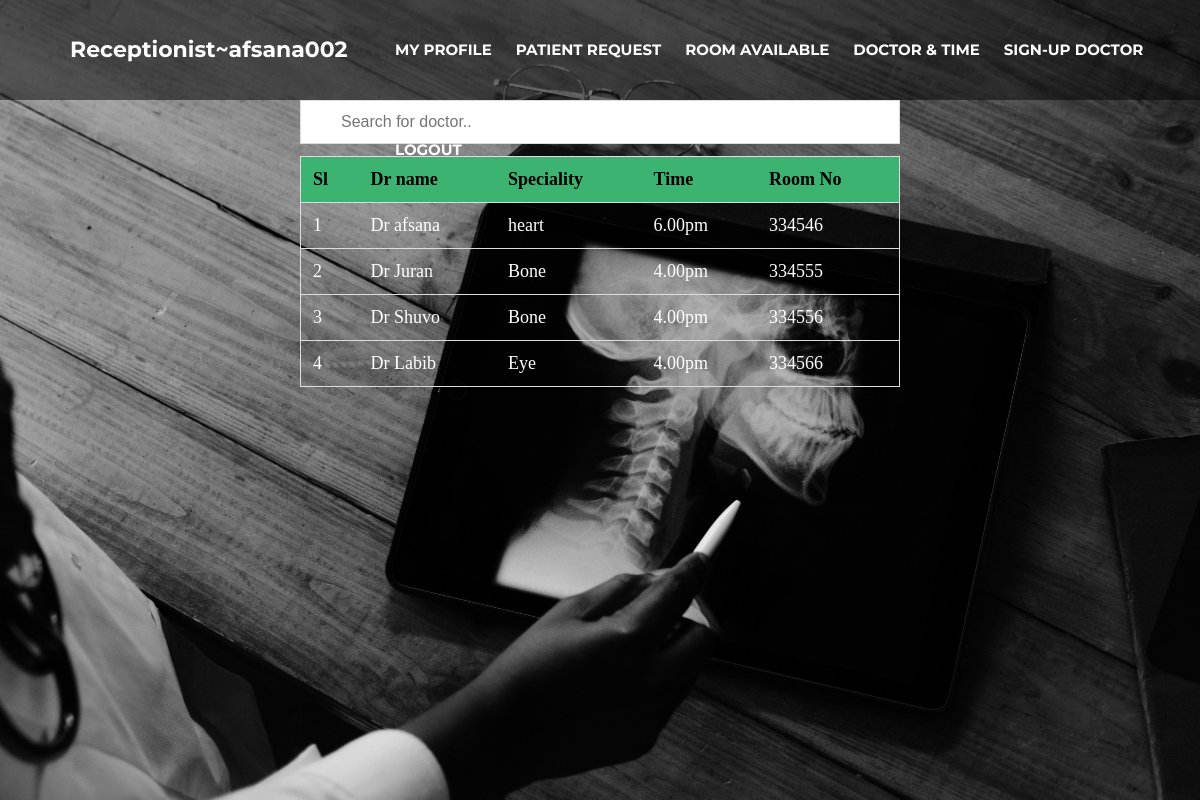
The page /View/AllDocTime.php (signed in) on the database its author committed.
### tables this page shows
CREATE TABLE `drapp` (
  `sl` int(11) NOT NULL,
  `drname` varchar(100) NOT NULL,
  `spec` varchar(100) NOT NULL,
  `time` varchar(100) NOT NULL,
  `roomno` varchar(100) NOT NULL
);

### Models/db_connect2.php (called while the page is built, shortened)
<?php
	 $serverName="localhost";
	 $userName="root";
	 $password="";
	 $dbName="patient";
	function get($query)
	{
        $data=array();
		global $serverName,$userName,$password,$dbName;
		$conn = mysqli_connect( $serverName, $userName, $password, $dbName);
        $result=mysqli_query($conn,$query);
        if(mysqli_num_rows($result) > 0)
        {
            while($row = mysqli_fetch_assoc($result))
            {
                $entity=array();
                foreach($row as $k=>$v)
                {
                    $entity[$k] = $row[$k];
                }
                $data[] = $entity;
            }
        }
		return $data;
	}
?>

### Controller/adddr.php (called while the page is built, shortened)
<?php
  require_once '../Models/db_connect2.php';
function drapp()
 {
   $query="SELECT * FROM drapp";
   $product=get($query);
   return $product;
 }
  ?>

### View/AllDocTime.php (the view, shortened to what this page needs)
<?php
include('header/Resheader.php');
require_once ('../Controller/adddr.php');
$info=drapp();
?>
 <form  method="post" action="" enctype="multipart/form-data">
          <center><input type="text" id="myInput" onkeyup="myFunction()" placeholder="Search for doctor.." title="Type in a name"></center>
<center><table id="myTable">
  <tr class="header">
    <th style="color:black">Sl </th>
    <th style="color:black">Dr name</th>
    <th style="color:black">Speciality</th>
<th style="color:black">Time</th>
    <th style="color:black">Room No</th>
  </tr>
  <tbody>
    <?php
      foreach($info as $info)
      {
        echo "<tr>";
        echo "<td>".$info["sl"]."</td>";
        echo "<td>".$info["drname"]."</td>";
  echo "<td>".$info["spec"]."</td>";
echo "<td>".$info["time"]."</td>";
            echo "<td>".$info["roomno"]."</td>";
        echo "</tr>";
      }
    ?>
  </tbody>
</table></center>
            </form>
	</div>
  </body>
</html>

### View/Receptionist.css (style rules this page uses)
* { margin: 0px; padding: 0px; }

### View/AllDocTime.php (style rules this page uses)
* { box-sizing: border-box; }
#myInput { background-image: url('https://www.w3schools.com/css/searchicon.png'); background-position: 10px 10px; background-repeat: no-repeat; width: 50%; font-size: 16px; padding: 12px 20px 12px 40px; border: 1px solid #ddd; margin-bottom: 12px; }
#myTable { border-collapse: collapse; width: 50%; border: 1px solid #ddd; font-size: 18px; color: white; }
#myTable th, #myTable td { text-align: left; padding: 12px; }
#myTable tr { border-bottom: 1px solid #ddd; }
#myTable tr.header, #myTable tr:hover { background-color: mediumseagreen; }

### rows shown on the page
drapp: sl "1", drname "Dr afsana", spec "heart", time "6.00pm", roomno "334546"
drapp: sl "2", drname "Dr Juran", spec "Bone", time "4.00pm", roomno "334555"
drapp: sl "3", drname "Dr Shuvo", spec "Bone", time "4.00pm", roomno "334556"
drapp: sl "4", drname "Dr Labib", spec "Eye", time "4.00pm", roomno "334566"

### other values the page prints
$_SESSION["loggedinuser"] "afsana002"
